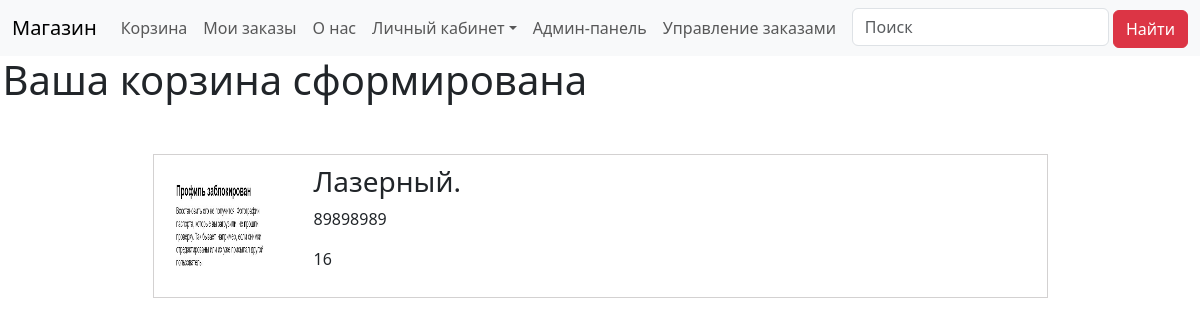
The page /checkoutcont/1/ (signed in) on the database its author committed.
### main/models.py (models this page shows)
class In_Order(models.Model):
	order = models.ForeignKey(Order, related_name="order_of_user", on_delete=models.CASCADE)
	prodcut = models.ForeignKey(Product, related_name='product_of_order', on_delete=models.CASCADE)
	quantity = models.PositiveIntegerField(default=1)

class Product(models.Model):
	title = models.CharField(max_length=55)
	price = models.PositiveIntegerField(default=0)
	categories = models.ManyToManyField("Category")
	image = models.ImageField(upload_to='photos')
	country = models.CharField(max_length=50)  # Новое поле для страны производителя
	manufacture_year = models.IntegerField()  # Новое поле для года производства
	model = models.CharField(max_length=50)  # Новое поле для модели товара
	availability = models.PositiveIntegerField(default=0)

### main/views.py (the view)
# urls.py: path('checkoutcont/<int:order_id>/',check_continue,name="checkoutcont"),
@login_required
def check_continue(request, order_id):
    basket = Basket.objects.get(user=request.user)
    basket_items = In_Basket.objects.filter(basket=basket)
    for basket_item in basket_items:
        order_item = In_Order.objects.create(order_id=order_id, prodcut=basket_item.prodcut, quantity=basket_item.quantity)
        basket_item.prodcut.availability -= basket_item.quantity
        basket_item.prodcut.save()
        basket_item.delete()
    order_items = In_Order.objects.filter(order_id=order_id)
    return render(request, "checkout.html", {"order_items": order_items})

### main/templates/checkout.html
{%extends 'base.html' %}
{%block content%}
<h1 class="checkout_title">Ваша корзина сформирована </h1>
<div class="cart-card-wrapper">
	{%for product in order_items%}
	<div class="cart-card">
		<img src="{{product.prodcut.image.url}}" alt="" class="cart-img">
		<div class="card-body">
			<h3 class="cart-title">{{product.prodcut.title}}</h3>
			<p class="cart-text">{{product.prodcut.price}}</p>
			<p class="cart-text">{{product.quantity}}</p>
		</div>
	</div>
	{%endfor%}
</div>
{%endblock%}

### main/static/main.css (style rules this page uses)
img { max-width: 100%; display: block; }
.cart-card-wrapper { max-width: 895px; margin: 0 auto; margin-top: 50px; }
.cart-card { width: 100%; border: 1px solid #d3d1d1; margin-bottom: 20px; display: flex; align-items: center; padding: 10px; }
.cart-img { width: 120px; height: 120px; padding: 5px; margin-right: 30px; }

### rows shown on the page
In_Order: prodcut.image (picture), prodcut "Лазерный.", prodcut.price "89898989", quantity "16"
